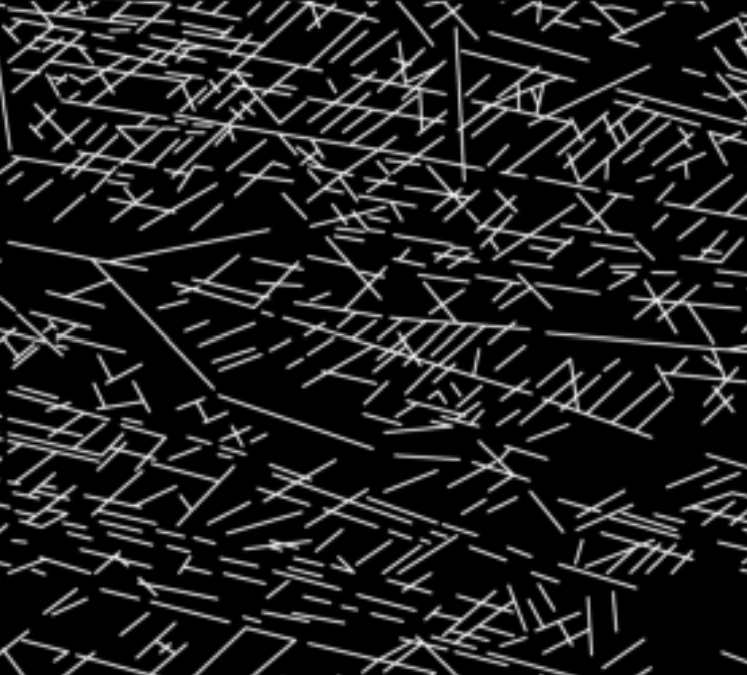
#> input picture fracture_map.png, 747 x 675 px, found by its file name
$ jupyter execute --allow-errors Soucey_Bear_Spring_pyKasso_HighResolution3x3.ipynb
#> lines starting #> are read from the running program, lines starting #| are printed output that depends on the picture
# This notebook comprises code used to numerically generate the conduit network system observed at Bear Spring based on inputs (sinkholes), outputs (springs), and topographical/geologic properties of the area

Importing of necessary pacakges. Ensure that pyKasso, Karstnet are installed as a part of the same directory path

### Warning: the packages skfmm and scipy have cross compatability issues with the most recent version of numpy. In order to ensure compatability between these two packages, use version 1.23.4 of numpy and version 1.9.2 of scipy. (as of 10/27/22)

[cell 1]
#Load all packages needed for pyKasso, Skffm, karstnet, agd Remannian metric
import sys
import os
import copy
import numpy
import matplotlib
from matplotlib import pyplot as plt
import pandas as pd
import mplstereonet #Needed for karstnet
import karstnet as kn #karst network statistisc
# there appears to be an issue with skfmm and the current versioning of numpy installed
sys.path.append(r'C:\Users\csouc\Desktop\Bear Spring Data\Bear_Spring_Modeling')

#fast marching related imports
import skfmm #fast marching algorithm, solves eikonal problems along boundary conditions
import agd #adaptive grid discritization, discretizing anisotropic PDE on cartesian grid
from agd import Eikonal
from agd.Metrics import Riemann
import importlib as importlib
import yaml
os.getcwd()

[cell 2]
#Import the base package from pyKasso
sys.path.append(r'C:\Users\csouc\Desktop\Bear Spring Data\Bear_Spring_Modeling\pyKasso-replace-fast-marching-with-HFM\pyKasso-replace-fast-marching-with-HFM\pykasso')
import base as pk

importlib.reload(pk);
os.getcwd()

[cell 3]
#convert fracture TIFF to JPG (only needs to be done one time)
#from PIL import Image

#im = Image.open(r"C:\Users\csouc\Desktop\Bear Spring Data\Spatial Data\Area_A_Marion_aerial_imagery.tiff")
#im.save('fractureJPEG.jpg') #saved to the current working directory

#> (a cell that did not finish here is left out)

Import catchment input data for a simple system, aka topography, geology, spring locations, sinkhole locations. **modifications to geology, topography, spring locations were hard coded into my .yaml file, but the process for modifying these is the same as seen below with the fracture update**

[cell 5]
#resize fracture network image to be used in pykasso
from PIL import Image
fracture_image = Image.open(r"C:\Users\csouc\Bear_Spring_pyKasso\fracture_map.png")
#> fracture_image is the input picture: PIL image 747x675 RGBA; mean R, G, B, A 31.3, 31.3, 31.3, 255
frac_resized = fracture_image.resize((1210,931))
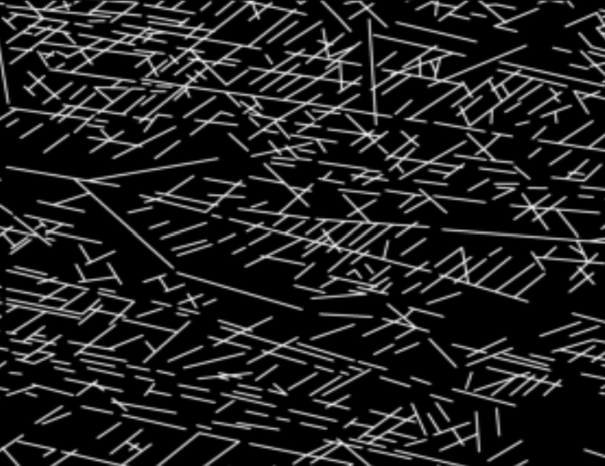
#> frac_resized: PIL image 1210x931 RGBA (shown at 1/2 size); mean R, G, B, A 31.4, 31.4, 31.4, 255
frac_resized.save('frac_resized.png')

#modifications to fractures from image
#> (the rest of this cell did not finish here and is left out)
